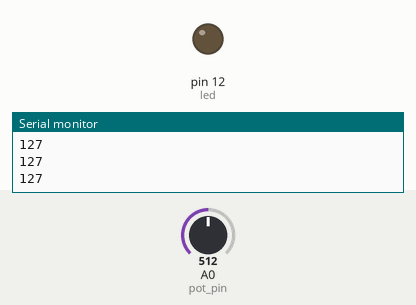
Bench run of a sketch on a simulated Arduino Uno, built with avr-gcc and run on an emulated ATmega328P. On the bench: output pins drawn as LEDs (lit = HIGH), the last lines printed to the serial monitor. Inputs (shaded band) come from the test bench; at power-on: A0 (pot_pin) = 512.

Above: at 1.2 s.
1.3 s: A0 (pot_pin) set to 524
At 1.7 s:
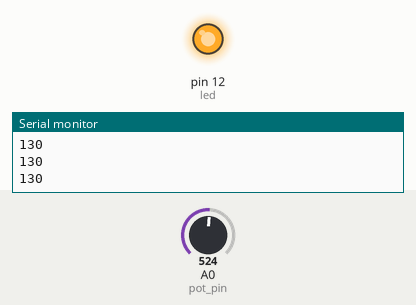
2.8 s: A0 (pot_pin) set to 511
At 4.0 s:
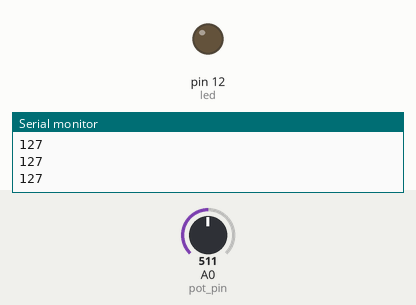
4.3 s: A0 (pot_pin) set to 716
At 5.3 s:
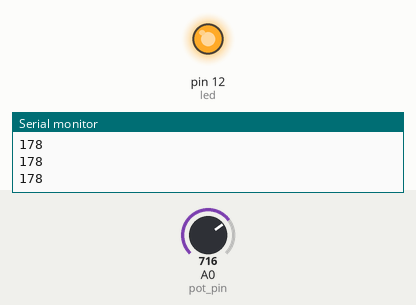
Timing chart, 0 to 7.3 s (numbered marks = the images above; inputs shaded):
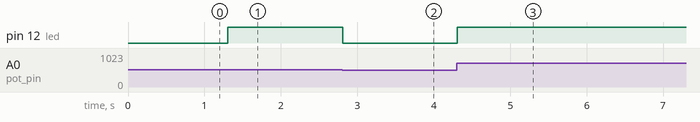

Measured:
- the behaviour switches between 513 and 514 on A0 (pot_pin) (found by bisection; images 0 and 1)
- after the input at 1.3 s, pin 12 (led): LOW → HIGH at once
- after the input at 2.8 s, pin 12 (led): HIGH → LOW at once
- after the input at 4.3 s, pin 12 (led): LOW → HIGH at once

The sketch:

brightness_control.ino
```cpp
int led = 12;
int pot_pin = A0;
void setup() {
  // put your setup code here, to run once:
  Serial.begin(9600);
  pinMode(led, OUTPUT);
  pinMode(pot_pin, INPUT);
}
int brightness = 0;

void loop() {
  // put your main code here, to run repeatedly:
  brightness = map(analogRead(pot_pin),0,1023,0,255);
  Serial.println(brightness);
  analogWrite(led, brightness);


}
```
